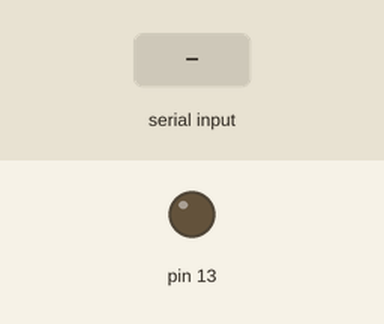
Simulated run of this sketch. Board: Arduino Uno, built with avr-gcc and run on an emulated ATmega328P. Shown: output pins drawn as LEDs (lit = HIGH). Dashed ring = blinking. Inputs (shaded band) come from the test bench.

Above: at 4.2 s.
4.3 s: "1" received over the second serial link
At 4.55 s:
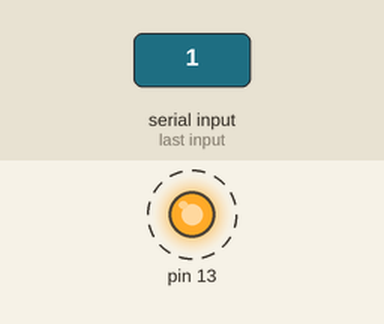
Timing chart, 0 to 7.3 s (numbered marks = the images above; inputs shaded):
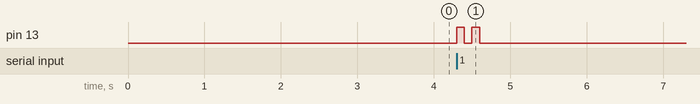

The sketch:

ricevitore_seriale.ino
```cpp
#include <SoftwareSerial.h>

#define SOFTRX 10
#define SOFTTX 11
SoftwareSerial SerialS(SOFTRX, SOFTTX);
void setup() {
  SerialS.begin(9600);
  pinMode(13, OUTPUT);
  delay(3000);
}
void loop() {
  if (SerialS.available()) {
    char ch = SerialS.read();
    //ricevo un carattere dalla seriale software e lo analizzo
    switch (ch) {
    case '0':
      blink(0);
      break;
    case '1':
      blink(1);
      break;
    case '2':
      blink(2);
      break;
    case '3':
      blink(3);
      break;
    }
  }
}

void blink(int n) {
  for (int i = 0; i < n + 1; i++) {
    digitalWrite(13, HIGH);
    delay(100);
    digitalWrite(13, LOW);
    delay(100);
  }
}
```

Measured:
- after the input at 4.3 s, pin 13: alternates HIGH for 0.10 s and LOW for 0.10 s, 4 changes in all, then stays LOW, starting at once
